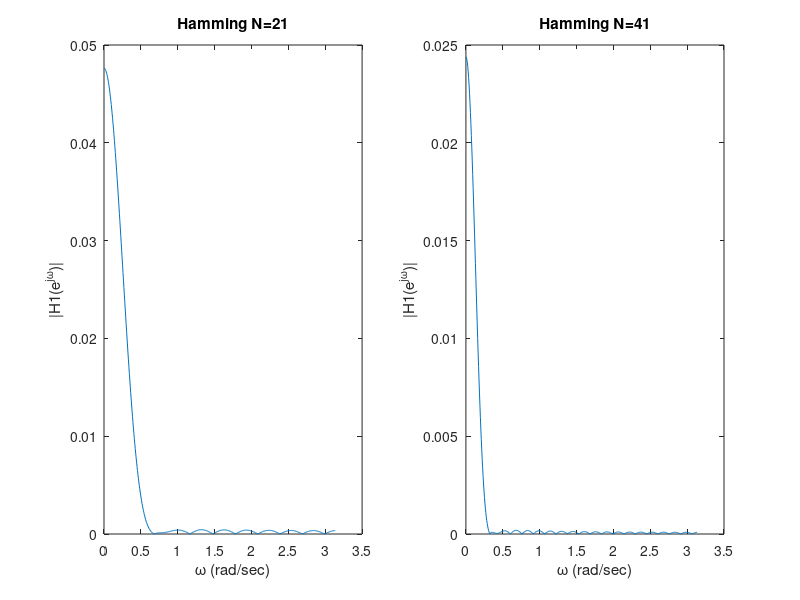
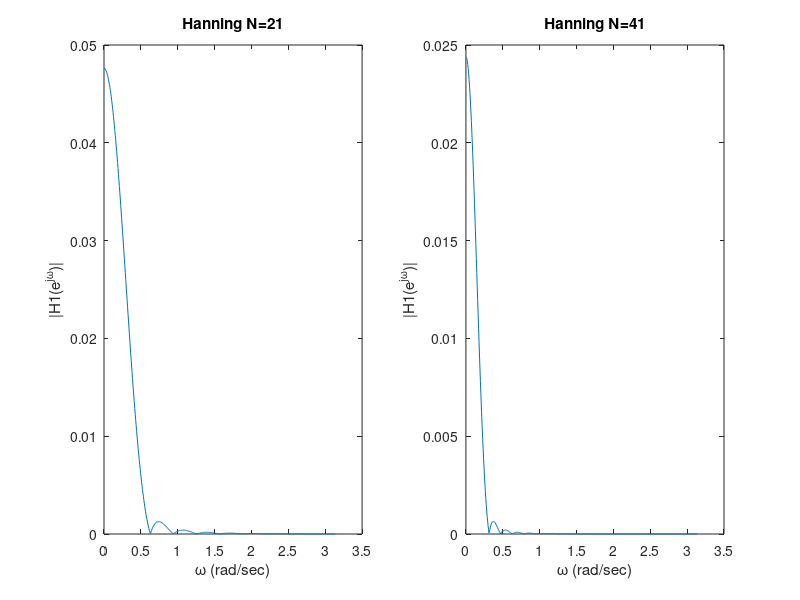
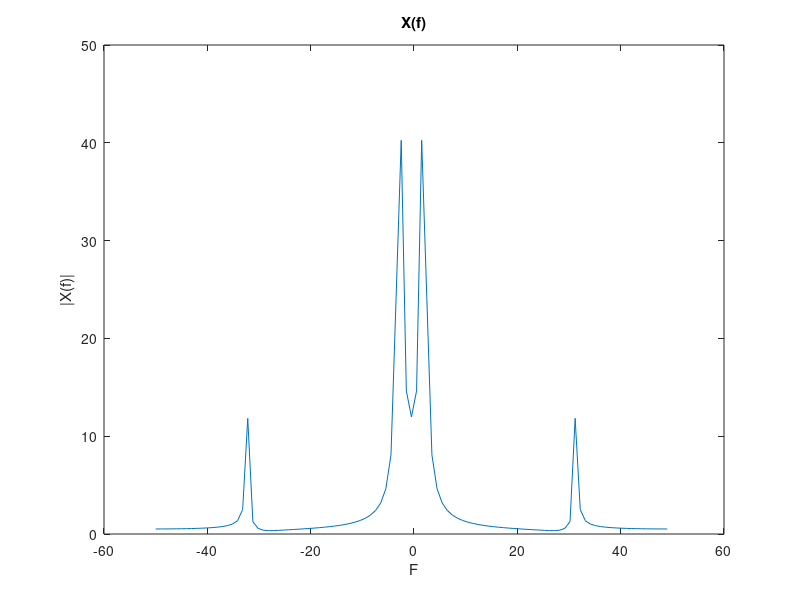
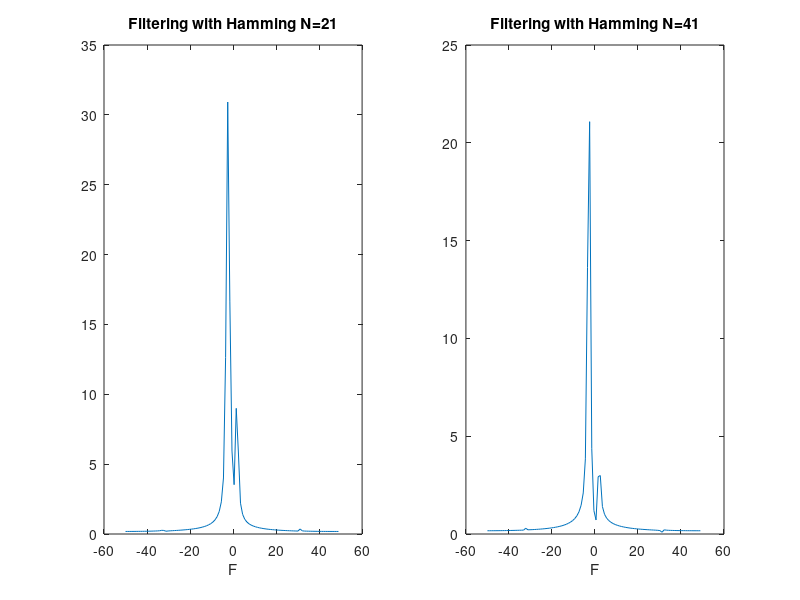

These figures' MATLAB source, in order:
%THL_302_PROJECT3_C
%PRINITIS POLYDOROS 2018030098
%LEONTIS PANAGIOTIS 2018030099
%MANTELOS VASILEIOS 2018030128

clear all;
close all;
%Specifications
Fs=100;

Wcut=0.5*pi/(pi*Fs);
%Create fir filter with hamming windows N=21,41
hp1=fir1(20,Wcut,hamming(21));
[H1,W1]=freqz(hp1,21);

hp2=fir1(40,Wcut,hamming(41));
[H2,W2]=freqz(hp2,41);

figure()
subplot(1,2,1)
plot(W1,abs(H1));
xlabel('\omega (rad/sec)');
ylabel('|H1(e^j^\omega)|');
title ('Hamming N=21');
subplot(1,2,2)
plot(W2,abs(H2));
xlabel('\omega (rad/sec)');
ylabel('|H1(e^j^\omega)|');
title ('Hamming N=41');

%Create fir filter with hanning windows N=21,41
hp3=fir1(20,Wcut,hanning(21));
[H3,W3]=freqz(hp3,21);

hp4=fir1(40,Wcut,hanning(41));
[H4,W4]=freqz(hp4,41);

figure()
subplot(1,2,1)
plot(W3,abs(H3))
xlabel('\omega (rad/sec)');
ylabel('|H1(e^j^\omega)|');
title ('Hanning N=21');
subplot(1,2,2)
plot(W4,abs(H4))
xlabel('\omega (rad/sec)');
ylabel('|H1(e^j^\omega)|');
title ('Hanning N=41');

%Sample signal  with Sampling Frequency Fs
Ts=1/Fs;
t=0:Ts:1;
xt=sin(15*t)+(1/4)*sin(200*t);
%Fouier Transform
X=fft(xt);
N1=length(X);
f1=-Fs/2:Fs/N1:Fs/2-Fs/N1;

%Create two filtered signals with hamming
y1=filter(H1,1,xt);
y2=filter(H2,1,xt);

%Create two filtered signals with hanning
y3=filter(H3,1,xt);
y4=filter(H3,1,xt);

%Fourier Transform
Y1=fft(y1);
Y2=fft(y2);

Y3=fft(y3);
Y4=fft(y4);

N_Y1=length(Y1);
f2=-Fs/2:Fs/N_Y1:Fs/2-Fs/N_Y1;

N_Y2=length(Y3);
f3=-Fs/2:Fs/N_Y2:Fs/2-Fs/N_Y2;
%Show unfiltered signals Spectrum
figure()
plot(f1,fftshift(abs(X)))
title('X(f)')
xlabel('F');
ylabel('|X(f)|');

%Filtered with hamming
figure()
subplot(1,2,1)
plot(f2,fftshift(abs(Y1)))
title('Filtering with Hamming N=21');
xlabel('F');
subplot(1,2,2)
plot(f2,fftshift(abs(Y2)))
title('Filtering with Hamming N=41');
xlabel('F');
%Filtered with hanning
figure()
subplot(1,2,1)
plot(f3,fftshift(abs(Y3)))
title('Filtering with Hanning N=21');
xlabel('F');
subplot(1,2,2)
plot(f3,fftshift(abs(Y4)))
title('Filtering with Hanning N=41');
xlabel('F');
